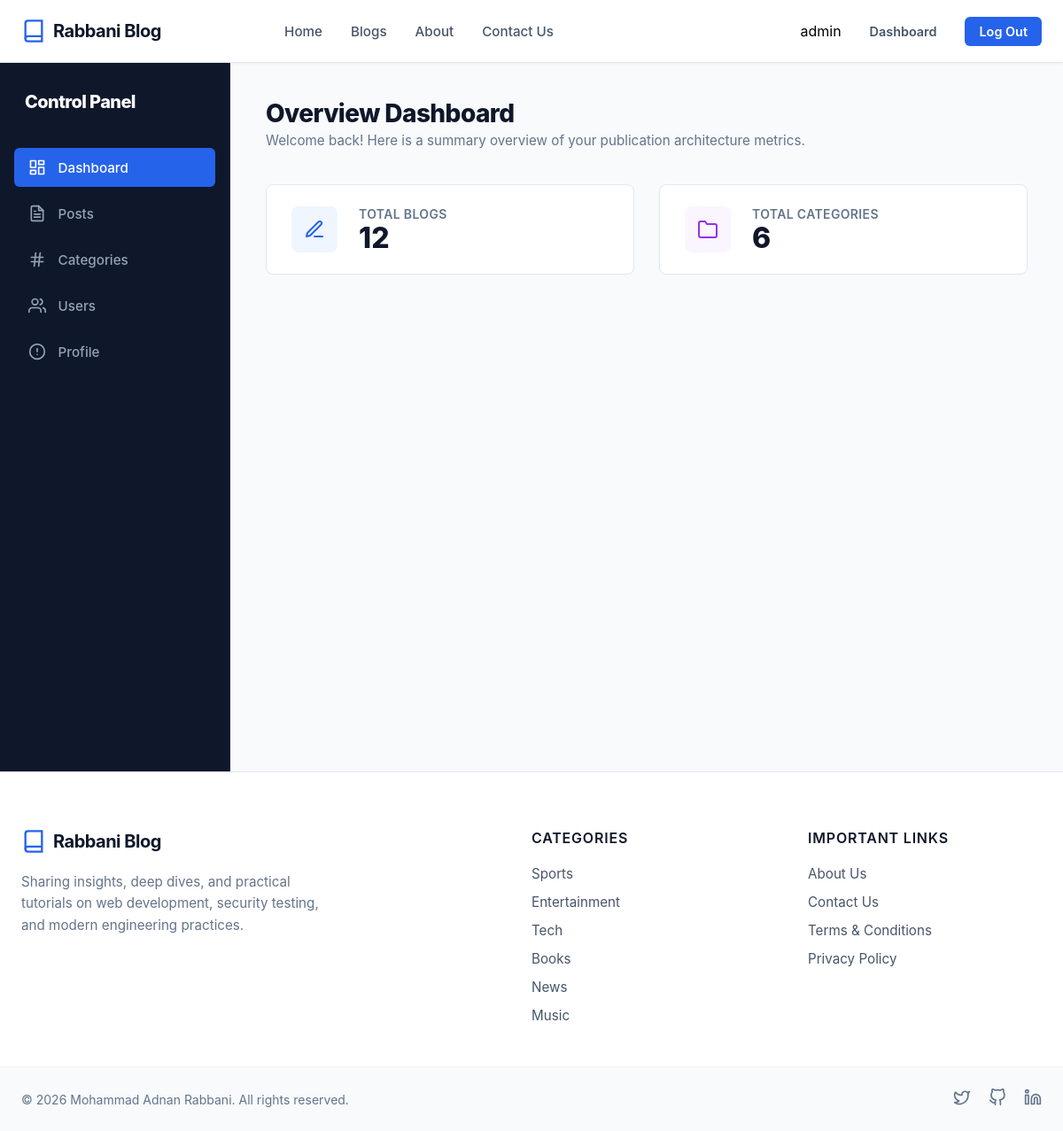
The app's page /account/ (signed in) with its own data.
### home/models.py (models this page shows, shortened)
class Category(models.Model):
    category_name = models.CharField(max_length=200)
    slug = models.SlugField(max_length=200, default='cat')
    created_at = models.DateTimeField(auto_now_add=True)
    updated_at = models.DateTimeField(auto_now=True)

### account/views.py (the view)
# urls.py: path('', views.dashboard, name='dashboard'),
@login_required(login_url='login_user')
def dashboard(request):
    user = request.user
    total_blog_count = BlogPost.objects.filter(author=user).count()
    total_category = Category.objects.all().count()
    context = {
        'TotalBlogsCount': total_blog_count,
        'TotalCategories': total_category,
    }
    return render(request,'Pages/dashboard.html', context)

### home/context_processors.py (called while the page is built)
def categories(request):
    return {
        'categories': Category.objects.all()
    }

### templates/Pages/dashboard.html (shortened to what this page needs)
{% extends "Pages/base.html" %}
{% block content %}
<!doctype html>
<html lang="en">
<head>
</head>
<body>
<div class="dashboard-wrapper">
    {% include 'Widgets/sidebar.html' %}
    <main class="dash-main-content">
        <header class="dash-content-header">
            <div class="welcome-msg">
                <h1>Overview Dashboard</h1>
                <p>Welcome back! Here is a summary overview of your publication architecture metrics.</p>
            </div>
        </header>
        <section class="metrics-cards-grid">
            <div class="stat-card">
                <div class="stat-card-icon card-blue">
                    <svg width="24" height="24" viewBox="0 0 24 24" fill="none" stroke="currentColor" stroke-width="2" stroke-linecap="round" stroke-linejoin="round"><path d="M12 20h9"></path><path d="M16.5 3.5a2.121 2.121 0 0 1 3 3L7 19l-4 1 1-4L16.5 3.5z"></path></svg>
                </div>
                <div class="stat-card-info">
                    <span class="stat-label">Total Blogs</span>
                    <h2 class="stat-value">{{ TotalBlogsCount|default:"0" }}</h2>
                </div>
            </div>
            <div class="stat-card">
                <div class="stat-card-icon card-purple">
                    <svg width="24" height="24" viewBox="0 0 24 24" fill="none" stroke="currentColor" stroke-width="2" stroke-linecap="round" stroke-linejoin="round"><path d="M22 19a2 2 0 0 1-2 2H4a2 2 0 0 1-2-2V5a2 2 0 0 1 2-2h5l2 3h9a2 2 0 0 1 2 2z"></path></svg>
                </div>
                <div class="stat-card-info">
                    <span class="stat-label">Total Categories</span>
                    <h2 class="stat-value">{{ TotalCategories|default:"0" }}</h2>
                </div>
            </div>
        </section>
    </main>
</div>
</body>
</html>
{% endblock %}

### templates/Pages/base.html (shortened to what this page needs)
{% load static %}
<!DOCTYPE html>
<html lang="en">
<head>
    <link rel="stylesheet" href="{% static 'CSS/base.css' %}">
</head>
<body>
    <header class="blog-header">
        <div class="header-container">
            <a href="#" class="brand">
                <svg class="logo" viewBox="0 0 24 24" fill="none" stroke="currentColor" stroke-width="2">
                    <path d="M4 19.5A2.5 2.5 0 0 1 6.5 17H20"></path>
                    <path d="M6.5 2H20v20H6.5A2.5 2.5 0 0 1 4 19.5v-15A2.5 2.5 0 0 1 6.5 2z"></path>
                </svg>
                <span class="site-name">Rabbani Blog</span>
            </a>
            <nav class="nav-menu">
                <ul class="nav-links">
                    <li><a href="{% url 'home' %}" class="nav-item {% if '/' == request.path %} active {% endif %}">Home</a></li>
                    <li><a href="{% url 'all_blogs' %}" class="nav-item {% if '/all_blogs' in request.path %} active {% endif %}">Blogs</a></li>
                    <li><a href="{% url 'about' %}" class="nav-item {% if '/about' in request.path %} active {% endif %}">About</a></li>
                    <li><a href="{% url 'contact' %}" class="nav-item {% if '/contact' in request.path %} active {% endif %}">Contact Us</a></li>
                </ul>
            </nav>
            <p>{% if user.is_authenticated %}</p>
            <div class="auth-actions">
            {{user.username}}
                 <a href="{% url 'dashboard' %}" class="btn btn-login">Dashboard</a>
            <a class="btn btn-signup" href="{% url 'logout' %}">Log Out</a>
            </div>
            {%  else %}
            <div class="auth-actions">
                <a href="{% url 'login_user' %}" class="btn btn-login">Log In</a>
                <a href="{% url 'register' %}" class="btn btn-signup">Sign Up</a>
            </div>
            {%  endif %}
        </div>
    </header>
{% block content %}
{% endblock content%}
<footer class="blog-footer">
    <div class="footer-container">
        <div class="footer-column brand-column">
            <a href="#" class="brand">
                <svg class="logo" viewBox="0 0 24 24" fill="none" stroke="currentColor" stroke-width="2">
                    <path d="M4 19.5A2.5 2.5 0 0 1 6.5 17H20"></path>
                    <path d="M6.5 2H20v20H6.5A2.5 2.5 0 0 1 4 19.5v-15A2.5 2.5 0 0 1 6.5 2z"></path>
                </svg>
                <span class="site-name">Rabbani Blog</span>
            </a>
            <p class="footer-desc">
                Sharing insights, deep dives, and practical tutorials on web development, security testing, and modern engineering practices.
            </p>
        </div>
        <div class="footer-column">
            <h3 class="footer-heading">Categories</h3>
            <ul class="footer-links">
                {% for category in categories %}
                <li><a href="{% url 'category_wise_view' category.slug %}">{{ category.category_name }}</a></li>
                {% endfor %}
            </ul>
        </div>
        <div class="footer-column">
            <h3 class="footer-heading">Important Links</h3>
            <ul class="footer-links">
                <li><a href="#">About Us</a></li>
                <li><a href="#">Contact Us</a></li>
                <li><a href="#">Terms & Conditions</a></li>
                <li><a href="#">Privacy Policy</a></li>
            </ul>
        </div>
    </div>
    <div class="footer-bottom">
        <div class="footer-bottom-container">
            <p class="copyright">&copy; 2026 Mohammad Adnan Rabbani. All rights reserved.</p>
            <div class="social-icons">
                <a href="#" class="social-link" aria-label="Twitter">
                    <svg viewBox="0 0 24 24" fill="none" stroke="currentColor" stroke-width="2" stroke-linecap="round" stroke-linejoin="round"><path d="M22 4s-.7 2.1-2 3.4c1.6 10-9.4 17.3-18 11.6 2.2.1 4.4-.6 6-2C3 15.5.5 9.6 3 5c2.2 2.6 5.6 4.1 9 4-.9-4.2 4-6.6 7-3.8 1.1 0 3-1.2 3-1.2z"></path></svg>
                </a>
                <a href="#" class="social-link" aria-label="GitHub">
                </a>
                <a href="#" class="social-link" aria-label="LinkedIn">
                    <svg viewBox="0 0 24 24" fill="none" stroke="currentColor" stroke-width="2" stroke-linecap="round" stroke-linejoin="round"><path d="M16 8a6 6 0 0 1 6 6v7h-4v-7a2 2 0 0 0-2-2 2 2 0 0 0-2 2v7h-4v-7a6 6 0 0 1 6-6z"></path><rect x="2" y="9" width="4" height="12"></rect><circle cx="4" cy="4" r="2"></circle></svg>
                </a>
            </div>
        </div>
    </div>
</footer>
</body>
</html>

### static/CSS/base.css (style rules this page uses)
* { margin: 0; padding: 0; box-sizing: border-box; font-family: -apple-system, BlinkMacSystemFont, "Segoe UI", Roboto, Helvetica, Arial, sans-serif; }
body { background-color: #f8fafc; }
.blog-header { background-color: #ffffff; border-bottom: 1px solid #e2e8f0; position: sticky; top: 0; z-index: 1000; box-shadow: 0 1px 3px rgba(0, 0, 0, 0.05); }
.header-container { max-width: 1200px; margin: 0 auto; padding: 0 1.5rem; height: 70px; display: flex; align-items: center; justify-content: space-between; }
.brand { display: flex; align-items: center; gap: 0.5rem; text-decoration: none; color: #0f172a; }
.logo { width: 28px; height: 28px; color: #2563eb; }
.site-name { font-size: 1.25rem; font-weight: 700; letter-spacing: -0.025em; }
.nav-menu { display: flex; align-items: center; }
.nav-links { display: flex; list-style: none; gap: 2rem; }
.nav-item { text-decoration: none; color: #475569; font-size: 0.95rem; font-weight: 500; transition: color 0.2s ease; }
.auth-actions { display: flex; align-items: center; gap: 1rem; }
.btn { text-decoration: none; font-size: 0.9rem; font-weight: 600; padding: 0.5rem 1rem; border-radius: 0.375rem; transition: all 0.2s ease; }
.btn-login { color: #475569; }
.btn-signup { background-color: #2563eb; color: #ffffff; }
.blog-footer { background-color: #ffffff; border-top: 1px solid #e2e8f0; margin-top: auto; color: #475569; }
.footer-container { max-width: 1200px; margin: 0 auto; padding: 4rem 1.5rem 3rem 1.5rem; display: grid; grid-template-columns: 2fr 1fr 1fr; gap: 3rem; }
.footer-column { display: flex; flex-direction: column; gap: 1.25rem; }
.brand-column { max-width: 360px; }
.footer-desc { font-size: 0.95rem; line-height: 1.6; color: #64748b; }
.footer-heading { font-size: 1rem; font-weight: 600; color: #0f172a; letter-spacing: 0.05em; text-transform: uppercase; }
.footer-links { list-style: none; display: flex; flex-direction: column; gap: 0.75rem; }
.footer-links a { text-decoration: none; color: #475569; font-size: 0.95rem; transition: color 0.2s ease; }
.footer-bottom { border-top: 1px solid #f1f5f9; background-color: #f8fafc; }
.footer-bottom-container { max-width: 1200px; margin: 0 auto; padding: 1.5rem 1.5rem; display: flex; align-items: center; justify-content: space-between; }
.copyright { font-size: 0.875rem; color: #64748b; }
.social-icons { display: flex; gap: 1.25rem; }
.social-link { color: #64748b; transition: color 0.2s ease; }
.social-link svg { width: 20px; height: 20px; }

### static/CSS/sidebar.css (style rules this page uses)
.dashboard-wrapper { display: grid; grid-template-columns: 260px 1fr; min-height: 100vh; background-color: #f8fafc; }
.dash-main-content { padding: 2.5rem; display: flex; flex-direction: column; gap: 2.5rem; }
.dash-content-header h1 { font-size: 1.75rem; font-weight: 800; color: #0f172a; letter-spacing: -0.02em; margin-bottom: 0.25rem; }
.dash-content-header p { font-size: 0.95rem; color: #64748b; }
.metrics-cards-grid { display: grid; grid-template-columns: repeat(2, 1fr); gap: 1.75rem; }
.stat-card { background-color: #ffffff; border: 1px solid #e2e8f0; border-radius: 0.5rem; padding: 1.5rem 1.75rem; display: flex; align-items: center; gap: 1.5rem; box-shadow: 0 1px 3px rgba(15, 23, 42, 0.01); }
.stat-card-icon { display: flex; align-items: center; justify-content: center; width: 52px; height: 52px; border-radius: 0.5rem; }
.card-blue { background-color: #eff6ff; color: #2563eb; }
.card-purple { background-color: #faf5ff; color: #9333ea; }
.stat-card-info { display: flex; flex-direction: column; gap: 0.15rem; }
.stat-label { font-size: 0.875rem; font-weight: 600; color: #64748b; text-transform: uppercase; letter-spacing: 0.025em; }
.stat-value { font-size: 2rem; font-weight: 800; color: #0f172a; line-height: 1; }

### records on screen
Category: category_name "Sports"
Category: category_name "Entertainment"
Category: category_name "Tech"
Category: category_name "Books"
Category: category_name "News"
Category: category_name "Music"

### other values on screen
{{ user.username }} "admin"
{{ TotalBlogsCount|default:"0" }} "12"
{{ TotalCategories|default:"0" }} "6"
